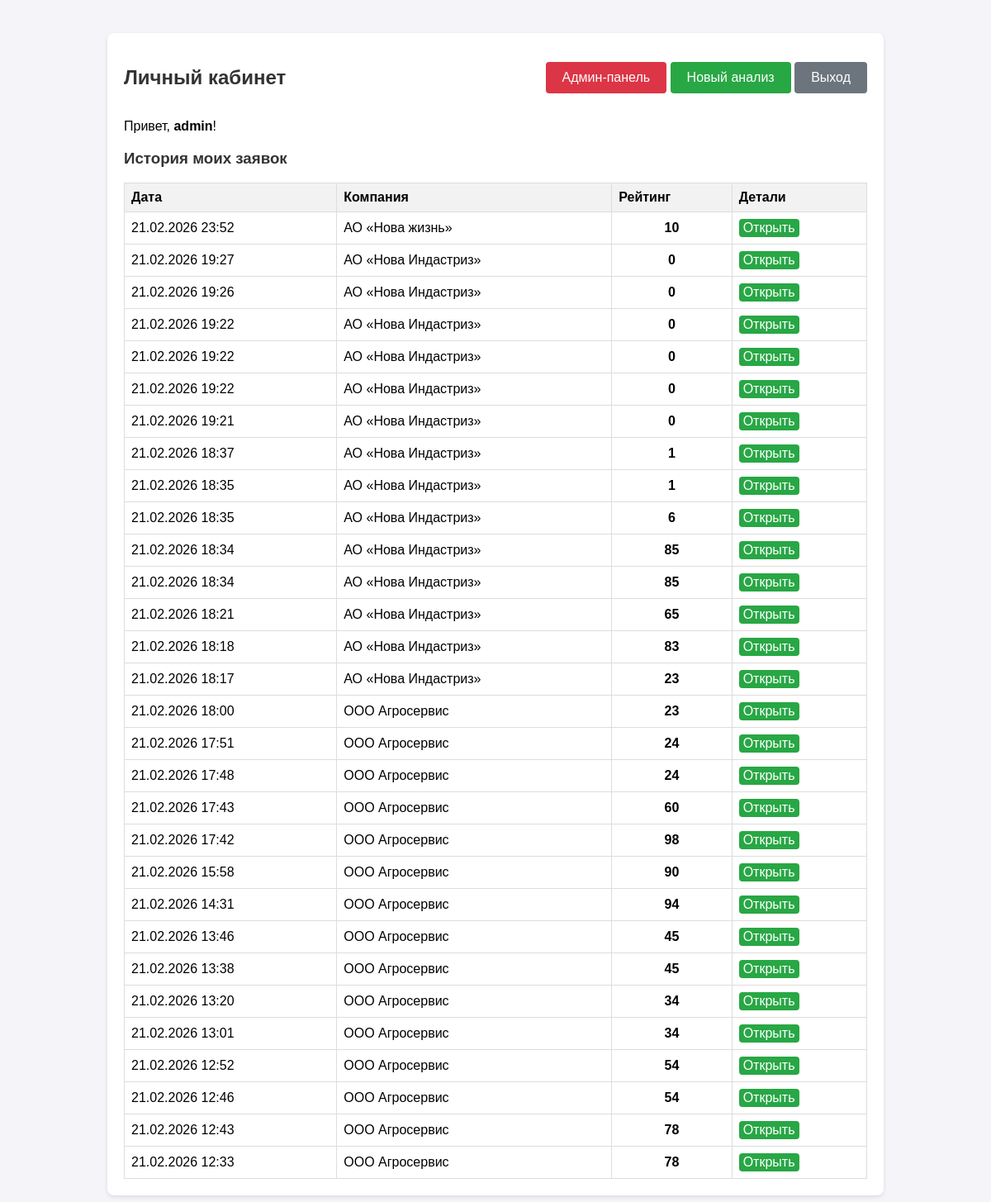
Screenshot of /profile (signed in) with the database file from the repository.
### app/models/models.py (models this page shows)
class User(Base):
    __tablename__ = "users"
    id = Column(Integer, primary_key=True, index=True)
    username = Column(String, unique=True, index=True)
    hashed_password = Column(String) # В реальном проекте храним хэш!
    role = Column(String, default="user") # admin, operator, user
    applications = relationship("CreditApplication", back_populates="user", cascade="all, delete-orphan")

class CreditApplication(Base):
    __tablename__ = "applications"
    id = Column(Integer, primary_key=True, index=True)
    company_name = Column(String)
    industry = Column(String)
    financial_data = Column(JSON) # Храним JSON с коэффицентами
    business_description = Column(String)
    user_id = Column(Integer, ForeignKey("users.id"))
    rating = Column(Integer, default=0)
    status = Column(String, default="Обработан") # или "Отклонен"
    created_at = Column(DateTime, default=datetime.datetime.now)
    user_id = Column(Integer, ForeignKey("users.id", ondelete="CASCADE"))
    user = relationship("User", back_populates="applications")
    risks = relationship("FoundRisk", back_populates="application", cascade="all, delete-orphan")

### app/api/views.py (the view)
@router.get("/profile", response_class=HTMLResponse)
async def profile(request: Request, user = Depends(require_user), db: Session = Depends(get_db)):
    history = db.query(CreditApplication).filter(CreditApplication.user_id == user.id).order_by(CreditApplication.id.desc()).all()
    return templates.TemplateResponse("main/profile.html", {"request": request, "user": user, "history": history})

### app/templates/main/profile.html
{% extends "base.html" %}
{% block content %}
<div style="display: flex; justify-content: space-between; align-items: center;">
    <h2>Личный кабинет</h2>
    <div>
        {% if user.role == 'admin' %}
            <a href="/admin"><button style="background-color: #dc3545;">Админ-панель</button></a>
        {% endif %}
        <a href="/"><button style="background-color: #28a745;">Новый анализ</button></a>
        <a href="/logout"><button style="background-color: #6c757d;">Выход</button></a>
    </div>
</div>
<p>Привет, <strong>{{ user.username }}</strong>!</p>
<h3>История моих заявок</h3>
{% if history %}
<table border="1" cellpadding="8" style="width: 100%; border-collapse: collapse; margin-top: 10px;">
    <tr style="background: #eee;">
        <th>Дата</th>
        <th>Компания</th>
        <th>Рейтинг</th>
        <th>Детали</th>
    </tr>
    {% for app in history %}
    <tr>
        <td>{{ app.created_at.strftime('%d.%m.%Y %H:%M') if app.created_at else app.id }}</td>
        <td>{{ app.company_name }}</td>
        <td style="text-align: center;"><b>{{ app.rating }}</b></td>
        <td><a href="/history/{{ app.id }}"><button style="padding: 2px 5px;">Открыть</button></a></td>
    </tr>
    {% endfor %}
</table>
{% else %}
<p>Вы еще не подавали заявок.</p>
{% endif %}
{% endblock %}

### app/templates/base.html (shortened to what this page needs)
<!DOCTYPE html>
<html lang="ru">
<head>
</head>
<body>
    <div class="container">
        {% block content %}{% endblock %}
    </div>
</body>
</html>

### app/templates/base.html (style rules this page uses)
body { font-family: Arial, sans-serif; margin: 40px; background-color: #f4f4f9; }
.container { max-width: 900px; margin: 0 auto; background: white; padding: 20px; border-radius: 8px; box-shadow: 0 2px 5px rgba(0,0,0,0.1); }
h1, h2, h3 { color: #333; }
button { background-color: #28a745; color: white; padding: 10px 20px; border: none; border-radius: 4px; cursor: pointer; font-size: 16px; }
a { text-decoration: none; color: #007bff; }
table { width: 100%; border-collapse: collapse; margin-top: 10px; }
th, td { border: 1px solid #ddd; padding: 8px; text-align: left; }
th { background-color: #f2f2f2; }

### rows the page displays
User: username "admin"
CreditApplication: created_at "21.02.2026 23:52", company_name "АО «Нова жизнь»", rating "10"
CreditApplication: created_at "21.02.2026 19:27", company_name "АО «Нова Индастриз»", rating "0"
CreditApplication: created_at "21.02.2026 19:26", company_name "АО «Нова Индастриз»", rating "0"
CreditApplication: created_at "21.02.2026 19:22", company_name "АО «Нова Индастриз»", rating "0"
CreditApplication: created_at "21.02.2026 19:22", company_name "АО «Нова Индастриз»", rating "0"
CreditApplication: created_at "21.02.2026 19:22", company_name "АО «Нова Индастриз»", rating "0"
CreditApplication: created_at "21.02.2026 19:21", company_name "АО «Нова Индастриз»", rating "0"
CreditApplication: created_at "21.02.2026 18:37", company_name "АО «Нова Индастриз»", rating "1"
CreditApplication: created_at "21.02.2026 18:35", company_name "АО «Нова Индастриз»", rating "1"
CreditApplication: created_at "21.02.2026 18:35", company_name "АО «Нова Индастриз»", rating "6"
CreditApplication: created_at "21.02.2026 18:34", company_name "АО «Нова Индастриз»", rating "85"
CreditApplication: created_at "21.02.2026 18:34", company_name "АО «Нова Индастриз»", rating "85"
CreditApplication: created_at "21.02.2026 18:21", company_name "АО «Нова Индастриз»", rating "65"
CreditApplication: created_at "21.02.2026 18:18", company_name "АО «Нова Индастриз»", rating "83"
CreditApplication: created_at "21.02.2026 18:17", company_name "АО «Нова Индастриз»", rating "23"
CreditApplication: created_at "21.02.2026 18:00", company_name "ООО Агросервис", rating "23"
CreditApplication: created_at "21.02.2026 17:51", company_name "ООО Агросервис", rating "24"
CreditApplication: created_at "21.02.2026 17:48", company_name "ООО Агросервис", rating "24"
CreditApplication: created_at "21.02.2026 17:43", company_name "ООО Агросервис", rating "60"
CreditApplication: created_at "21.02.2026 17:42", company_name "ООО Агросервис", rating "98"
CreditApplication: created_at "21.02.2026 15:58", company_name "ООО Агросервис", rating "90"
CreditApplication: created_at "21.02.2026 14:31", company_name "ООО Агросервис", rating "94"
CreditApplication: created_at "21.02.2026 13:46", company_name "ООО Агросервис", rating "45"
CreditApplication: created_at "21.02.2026 13:38", company_name "ООО Агросервис", rating "45"
CreditApplication: created_at "21.02.2026 13:20", company_name "ООО Агросервис", rating "34"
CreditApplication: created_at "21.02.2026 13:01", company_name "ООО Агросервис", rating "34"
CreditApplication: created_at "21.02.2026 12:52", company_name "ООО Агросервис", rating "54"
CreditApplication: created_at "21.02.2026 12:46", company_name "ООО Агросервис", rating "54"
CreditApplication: created_at "21.02.2026 12:43", company_name "ООО Агросервис", rating "78"
CreditApplication: created_at "21.02.2026 12:33", company_name "ООО Агросервис", rating "78"
